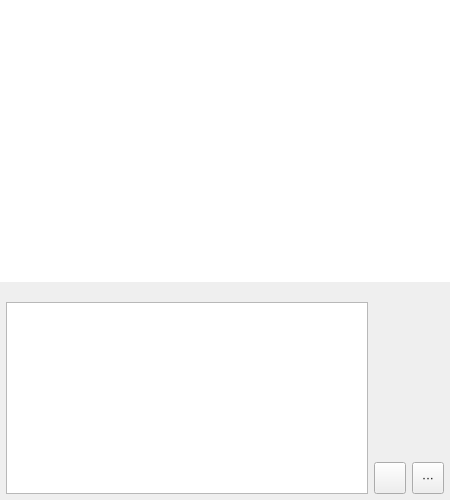
<?xml version="1.0" encoding="UTF-8"?>
<ui version="4.0">
 <class>ChatWidget</class>
 <widget class="QWidget" name="ChatWidget">
  <property name="geometry">
   <rect>
    <x>0</x>
    <y>0</y>
    <width>450</width>
    <height>500</height>
   </rect>
  </property>
  <property name="minimumSize">
   <size>
    <width>400</width>
    <height>300</height>
   </size>
  </property>
  <property name="windowTitle">
   <string>Aspia Chat</string>
  </property>
  <layout class="QVBoxLayout" name="verticalLayout_3">
   <property name="leftMargin">
    <number>0</number>
   </property>
   <property name="topMargin">
    <number>0</number>
   </property>
   <property name="rightMargin">
    <number>0</number>
   </property>
   <property name="bottomMargin">
    <number>0</number>
   </property>
   <item>
    <widget class="QWidget" name="widget_2" native="true">
     <layout class="QVBoxLayout" name="verticalLayout_2">
      <property name="spacing">
       <number>0</number>
      </property>
      <property name="leftMargin">
       <number>0</number>
      </property>
      <property name="topMargin">
       <number>0</number>
      </property>
      <property name="rightMargin">
       <number>0</number>
      </property>
      <property name="bottomMargin">
       <number>0</number>
      </property>
      <item>
       <widget class="QListWidget" name="list_messages">
        <property name="focusPolicy">
         <enum>Qt::FocusPolicy::NoFocus</enum>
        </property>
        <property name="styleSheet">
         <string notr="true">#list_messages {
border: 0;
outline: 0;
}
#list_messages::item:hover {
background: transparent;
}
#list_messages::item:selected {
background: transparent;
}
#list_messages::item:focus {
background: transparent;
outline: 0;
}</string>
        </property>
        <property name="selectionMode">
         <enum>QAbstractItemView::SelectionMode::NoSelection</enum>
        </property>
        <property name="verticalScrollMode">
         <enum>QAbstractItemView::ScrollMode::ScrollPerPixel</enum>
        </property>
        <property name="horizontalScrollMode">
         <enum>QAbstractItemView::ScrollMode::ScrollPerPixel</enum>
        </property>
       </widget>
      </item>
      <item>
       <widget class="QLabel" name="label_status">
        <property name="sizePolicy">
         <sizepolicy hsizetype="Preferred" vsizetype="Fixed">
          <horstretch>0</horstretch>
          <verstretch>0</verstretch>
         </sizepolicy>
        </property>
        <property name="styleSheet">
         <string notr="true"/>
        </property>
        <property name="text">
         <string notr="true"/>
        </property>
       </widget>
      </item>
     </layout>
    </widget>
   </item>
   <item>
    <layout class="QHBoxLayout" name="horizontalLayout_2">
     <property name="leftMargin">
      <number>6</number>
     </property>
     <property name="rightMargin">
      <number>6</number>
     </property>
     <property name="bottomMargin">
      <number>6</number>
     </property>
     <item>
      <widget class="QTextEdit" name="edit_message">
       <property name="sizePolicy">
        <sizepolicy hsizetype="Expanding" vsizetype="Preferred">
         <horstretch>0</horstretch>
         <verstretch>0</verstretch>
        </sizepolicy>
       </property>
       <property name="minimumSize">
        <size>
         <width>0</width>
         <height>32</height>
        </size>
       </property>
       <property name="styleSheet">
        <string notr="true"/>
       </property>
       <property name="verticalScrollBarPolicy">
        <enum>Qt::ScrollBarAsNeeded</enum>
       </property>
       <property name="horizontalScrollBarPolicy">
        <enum>Qt::ScrollBarAlwaysOff</enum>
       </property>
       <property name="tabChangesFocus">
        <bool>true</bool>
       </property>
       <property name="acceptRichText">
        <bool>false</bool>
       </property>
      </widget>
     </item>
     <item>
      <layout class="QVBoxLayout" name="verticalLayout">
       <property name="spacing">
        <number>0</number>
       </property>
       <item>
        <widget class="QWidget" name="widget" native="true">
         <property name="sizePolicy">
          <sizepolicy hsizetype="Preferred" vsizetype="Preferred">
           <horstretch>0</horstretch>
           <verstretch>0</verstretch>
          </sizepolicy>
         </property>
        </widget>
       </item>
       <item>
        <layout class="QHBoxLayout" name="horizontalLayout">
         <property name="spacing">
          <number>6</number>
         </property>
         <item>
          <widget class="QToolButton" name="button_send">
           <property name="minimumSize">
            <size>
             <width>32</width>
             <height>32</height>
            </size>
           </property>
           <property name="toolTip">
            <string>Send message</string>
           </property>
           <property name="styleSheet">
            <string notr="true"/>
           </property>
           <property name="text">
            <string/>
           </property>
           <property name="icon">
            <iconset resource="../resources/common.qrc">
             <normaloff>:/img/send.svg</normaloff>:/img/send.svg</iconset>
           </property>
          </widget>
         </item>
         <item>
          <widget class="QToolButton" name="button_tools">
           <property name="minimumSize">
            <size>
             <width>32</width>
             <height>32</height>
            </size>
           </property>
           <property name="maximumSize">
            <size>
             <width>32</width>
             <height>32</height>
            </size>
           </property>
           <property name="toolTip">
            <string>Tools</string>
           </property>
           <property name="styleSheet">
            <string notr="true"/>
           </property>
           <property name="text">
            <string>···</string>
           </property>
          </widget>
         </item>
        </layout>
       </item>
      </layout>
     </item>
    </layout>
   </item>
  </layout>
 </widget>
 <resources>
  <include location="../resources/common.qrc"/>
 </resources>
 <connections/>
</ui>
